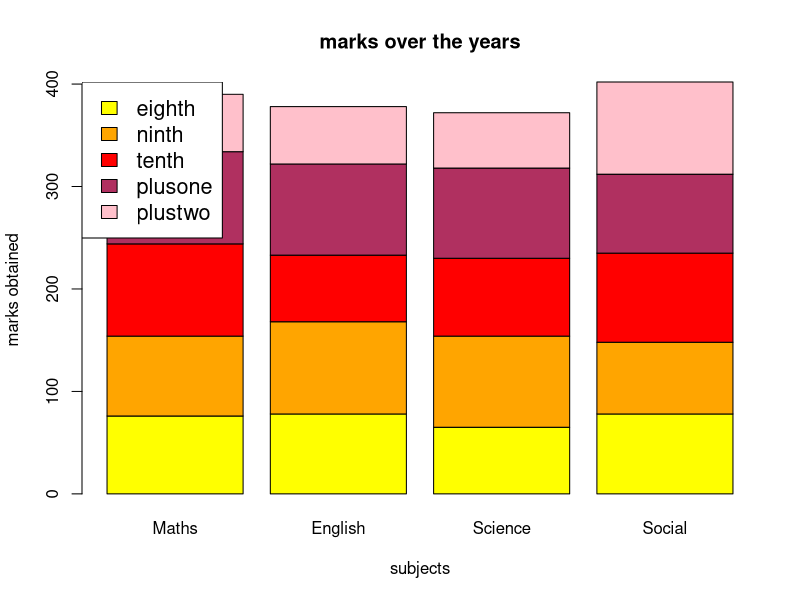

Here is the R script that generated this plot:
library(RColorBrewer)  
subjects <- c("Maths","English","Science","Social")  
standard <- c("eighth","ninth","tenth","plusone","plustwo")
png(file="stackedbar.jpg")
Values <- matrix(c(76,78,65,78,78,90,89,70,90,65,76,87,90,89,88,77,56,56,54,90),nrow=5,ncol=4,byrow=TRUE)
barplot(Values, main = "marks over the years", names.arg = subjects, xlab = "subjects", ylab = "marks obtained", col =c("yellow","orange","red","maroon","pink"))  
legend("topleft", standard, cex = 1.3, fill =c("yellow","orange","red","maroon","pink") )  
dev.off()